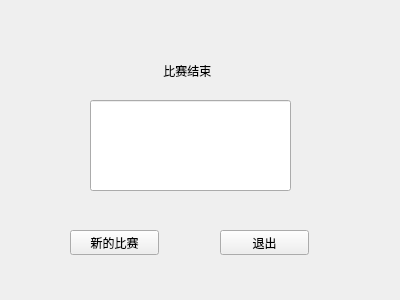
<?xml version="1.0" encoding="UTF-8"?>
<ui version="4.0">
 <class>gameOver</class>
 <widget class="QWidget" name="gameOver">
  <property name="geometry">
   <rect>
    <x>0</x>
    <y>0</y>
    <width>400</width>
    <height>300</height>
   </rect>
  </property>
  <property name="windowTitle">
   <string>Form</string>
  </property>
  <widget class="QPushButton" name="newgame_button">
   <property name="geometry">
    <rect>
     <x>70</x>
     <y>230</y>
     <width>89</width>
     <height>25</height>
    </rect>
   </property>
   <property name="text">
    <string>新的比赛</string>
   </property>
  </widget>
  <widget class="QPushButton" name="exit_button">
   <property name="geometry">
    <rect>
     <x>220</x>
     <y>230</y>
     <width>89</width>
     <height>25</height>
    </rect>
   </property>
   <property name="text">
    <string>退出</string>
   </property>
  </widget>
  <widget class="QLabel" name="label">
   <property name="geometry">
    <rect>
     <x>140</x>
     <y>50</y>
     <width>111</width>
     <height>41</height>
    </rect>
   </property>
   <property name="text">
    <string>       比赛结束</string>
   </property>
  </widget>
  <widget class="QLineEdit" name="lineEdit">
   <property name="geometry">
    <rect>
     <x>90</x>
     <y>100</y>
     <width>201</width>
     <height>91</height>
    </rect>
   </property>
  </widget>
 </widget>
 <resources/>
 <connections/>
</ui>
